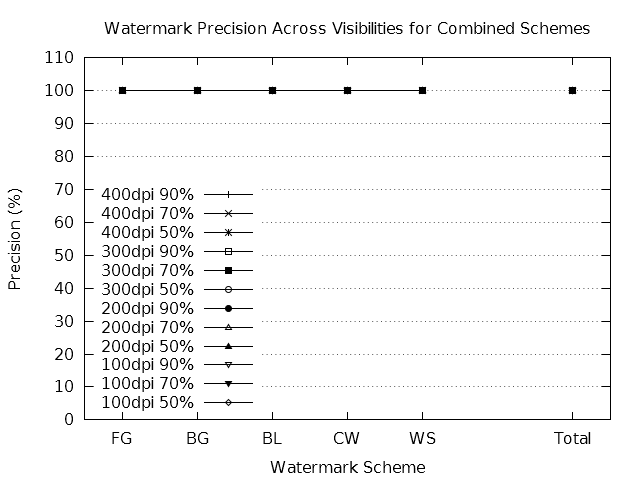

Write the gnuplot code that produced this figure.
#terminal = "pngcairo"
#output = "precision-all.png"

if (!exists("input")) input = "prc-all-manual.dat"

set datafile missing "NaN"
stats input using 3 nooutput

if (!exists("fileCount")) {
	fileCount = STATS_blocks
}

if (!exists("schemeCount")) {
	schemeCount = (STATS_records + STATS_invalid) / STATS_blocks
}

if (exists("terminal")) {
	set terminal terminal mono solid
}
else {
	set terminal windows monochrome solid
}

if (exists("output")) set output output

set title "Watermark Precision Across Visibilities for Combined Schemes"
set style data linespoints
set key autotitle columnhead left bottom

set ylabel "Precision (%)"
set yrange [ 0 : 110 ]
set ytics 10
set grid ytics

set xlabel "Watermark Scheme"
set xrange [ -0.5 : schemeCount - 0.5 ]

plot for [ i = 1 : fileCount ] input using 3 : xticlabels(1) index i - 1
